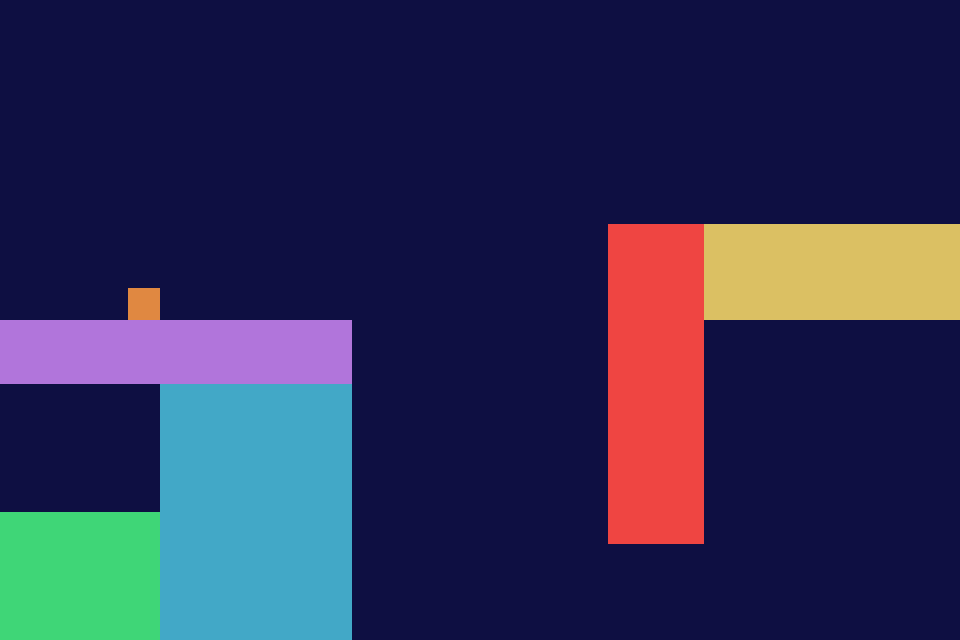

A 2D game scene composited from a Tiled map and its tileset images. What follows is a short description and the map's XML, with every tile layer's data as written:
An orthogonal 30x20 tile map with 32x32 px tiles, 1 tile layer (Kachelebene 1).

<map version="1.10" tiledversion="1.11.2" orientation="orthogonal" renderorder="right-down" width="30" height="20" tilewidth="32" tileheight="32" infinite="0" nextlayerid="2" nextobjectid="1">
 <tileset firstgid="1" source="tilemap.tsx" />
 <layer id="1" name="Kachelebene 1" width="30" height="20">
  <data encoding="csv">
2,2,2,2,2,2,2,2,2,2,2,2,2,2,2,2,2,2,2,2,2,2,2,2,2,2,2,2,2,2,
2,2,2,2,2,2,2,2,2,2,2,2,2,2,2,2,2,2,2,2,2,2,2,2,2,2,2,2,2,2,
2,2,2,2,2,2,2,2,2,2,2,2,2,2,2,2,2,2,2,2,2,2,2,2,2,2,2,2,2,2,
2,2,2,2,2,2,2,2,2,2,2,2,2,2,2,2,2,2,2,2,2,2,2,2,2,2,2,2,2,2,
2,2,2,2,2,2,2,2,2,2,2,2,2,2,2,2,2,2,2,2,2,2,2,2,2,2,2,2,2,2,
2,2,2,2,2,2,2,2,2,2,2,2,2,2,2,2,2,2,2,2,2,2,2,2,2,2,2,2,2,2,
2,2,2,2,2,2,2,2,2,2,2,2,2,2,2,2,2,2,2,2,2,2,2,2,2,2,2,2,2,2,
2,2,2,2,2,2,2,2,2,2,2,2,2,2,2,2,2,2,2,4,4,4,6,6,6,6,6,6,6,6,
2,2,2,2,2,2,2,2,2,2,2,2,2,2,2,2,2,2,2,4,4,4,6,6,6,6,6,6,6,6,
2,2,2,2,5,2,2,2,2,2,2,2,2,2,2,2,2,2,2,4,4,4,6,6,6,6,6,6,6,6,
3,3,3,3,3,3,3,3,3,3,3,2,2,2,2,2,2,2,2,4,4,4,2,2,2,2,2,2,2,2,
3,3,3,3,3,3,3,3,3,3,3,2,2,2,2,2,2,2,2,4,4,4,2,2,2,2,2,2,2,2,
2,2,2,2,2,1,1,1,1,1,1,2,2,2,2,2,2,2,2,4,4,4,2,2,2,2,2,2,2,2,
2,2,2,2,2,1,1,1,1,1,1,2,2,2,2,2,2,2,2,4,4,4,2,2,2,2,2,2,2,2,
2,2,2,2,2,1,1,1,1,1,1,2,2,2,2,2,2,2,2,4,4,4,2,2,2,2,2,2,2,2,
2,2,2,2,2,1,1,1,1,1,1,2,2,2,2,2,2,2,2,4,4,4,2,2,2,2,2,2,2,2,
8,8,8,8,8,1,1,1,1,1,1,2,2,2,2,2,2,2,2,4,4,4,2,2,2,2,2,2,2,2,
8,8,8,8,8,1,1,1,1,1,1,2,2,2,2,2,2,2,2,2,2,2,2,2,2,2,2,2,2,2,
8,8,8,8,8,1,1,1,1,1,1,2,2,2,2,2,2,2,2,2,2,2,2,2,2,2,2,2,2,2,
8,8,8,8,8,1,1,1,1,1,1,2,2,2,2,2,2,2,2,2,2,2,2,2,2,2,2,2,2,2
</data>
 </layer>
</map>
